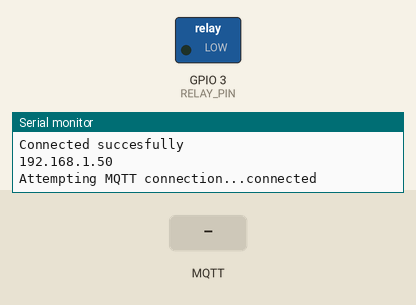
Recording of a program running on a simulated ESP8266 (NodeMCU). Parts: switched loads named in the program (green lamp = pin HIGH), the last lines printed to the serial monitor. The test bench sets the inputs (shaded band). WiFi joins after 1.5 s; servers stay silent unless stated; no MQTT or app messages arrive unless stated.

Above: at 6.2 s.
6.3 s: MQTT message "1" arrives on the first subscribed topic
At 6.8 s:
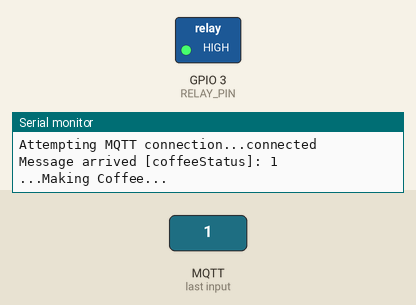
Timing chart, 0 to 9.3 s (numbered marks = the images above; inputs shaded):
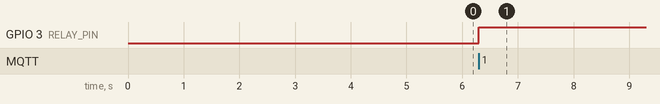

The program:

main.cpp
```cpp
#include <Arduino.h>
#include <ESP8266WiFi.h>
#include <PubSubClient.h>

#define RELAY_PIN 3

const char *WIFI_SSID = "Kablonet Netmaster-22EB-G";
const char *WIFI_PASSWORD = "281bbfa2";
const char *MQTT_BROKER = "192.168.0.7";


WiFiClient esp;
PubSubClient client(esp);

void openRelay() {
  digitalWrite(RELAY_PIN,HIGH);
}
void closeRelay() {
  digitalWrite(RELAY_PIN,LOW);
}


//TODO Measure the coffee brew duration
//Function to control relays and keep the machine up for coffee preperation time.
void makeCoffee() {
  openRelay();
  delay(60*1000);
  closeRelay();
}

//Sample code for connecting to the Internet with ESP. Added int return for examine the result.
int connect2Internet(String ssid,String password){
  WiFi.begin(ssid,password);
  delay(2000);
  if(WiFi.status() != WL_CONNECTED){
      Serial.print("Not Connected after 2 seconds\n");
      Serial.print("Trying again\n");
      delay(2000);
      if(WiFi.status() != WL_CONNECTED){
        Serial.print("Connection to Wifi has failed.\n");
        return 0;
      }
  }
  return 1;
}


void callback(char* topic, byte* payload, unsigned int length){
  Serial.print("Message arrived [");
  Serial.print(topic);
  Serial.print("]: ");
  char receivedChar = (char)payload[0];
  Serial.print(receivedChar);
  Serial.print("\n");
  if (receivedChar == '1'){
    Serial.print("\n...Making Coffee...");
    makeCoffee();
    Serial.print("\nCoffee is ready\n");
  }
}

void reconnect() {
  // Loop until we're reconnected
  while (!client.connected()){
  Serial.print("Attempting MQTT connection...");
  // Attempt to connect
  if (client.connect("coffemachine")) {
    Serial.println("connected");
    // ... and subscribe to topic
    client.subscribe("coffeeStatus");
  }
  else {
    Serial.print("failed, rc=");
    Serial.print(client.state());
    Serial.println(" try again in 5 seconds");
    delay(5000);
    }
  }
}

void setup() {
  Serial.begin(9600);
  delay(3000);
  if (connect2Internet(WIFI_SSID,WIFI_PASSWORD) == 1){
    Serial.print("Connected succesfully\n");
    IPAddress ip;
    ip = WiFi.localIP();
    Serial.println(ip);
  }
  else{
    Serial.print("Not Connected\n");
  }
  pinMode(RELAY_PIN,OUTPUT);
  client.setServer(MQTT_BROKER, 1883);
  client.setCallback(callback);
}

void loop() {
  if (!client.connected()) {
    reconnect();
  }
  client.loop();
}
```

Measured:
- after the input at 6.3 s, GPIO 3 (RELAY_PIN): LOW → HIGH at once
